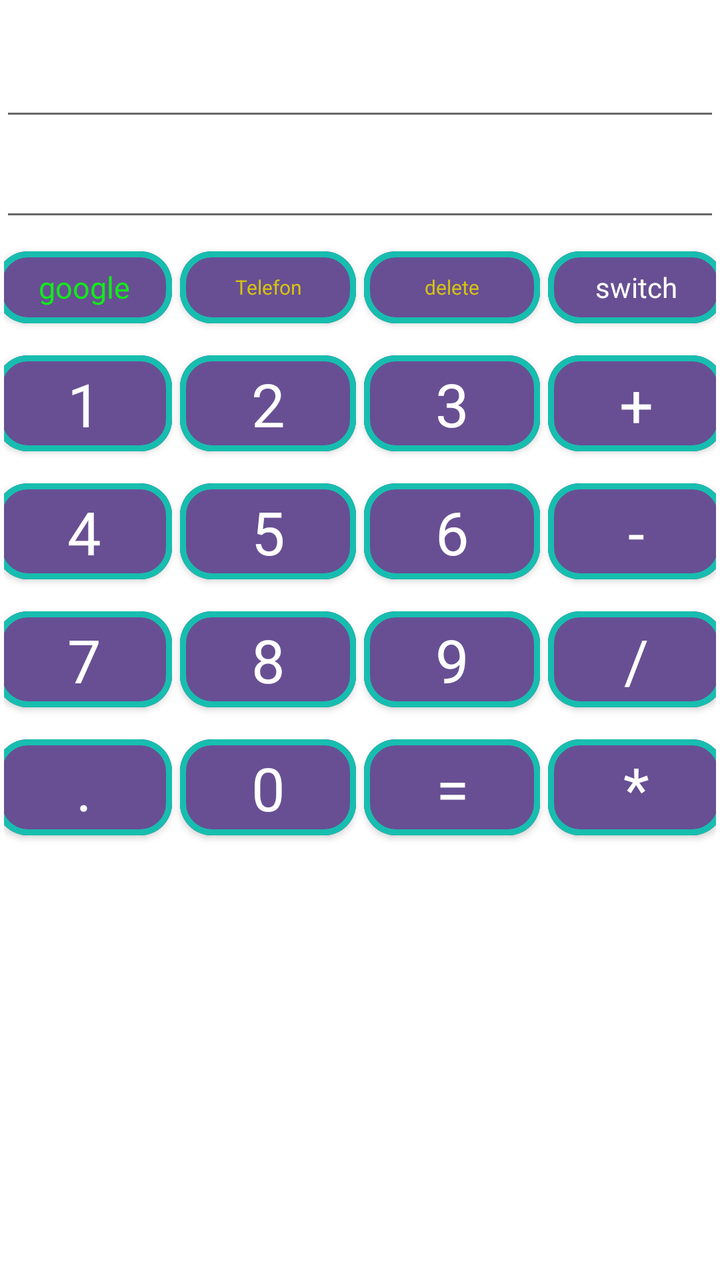
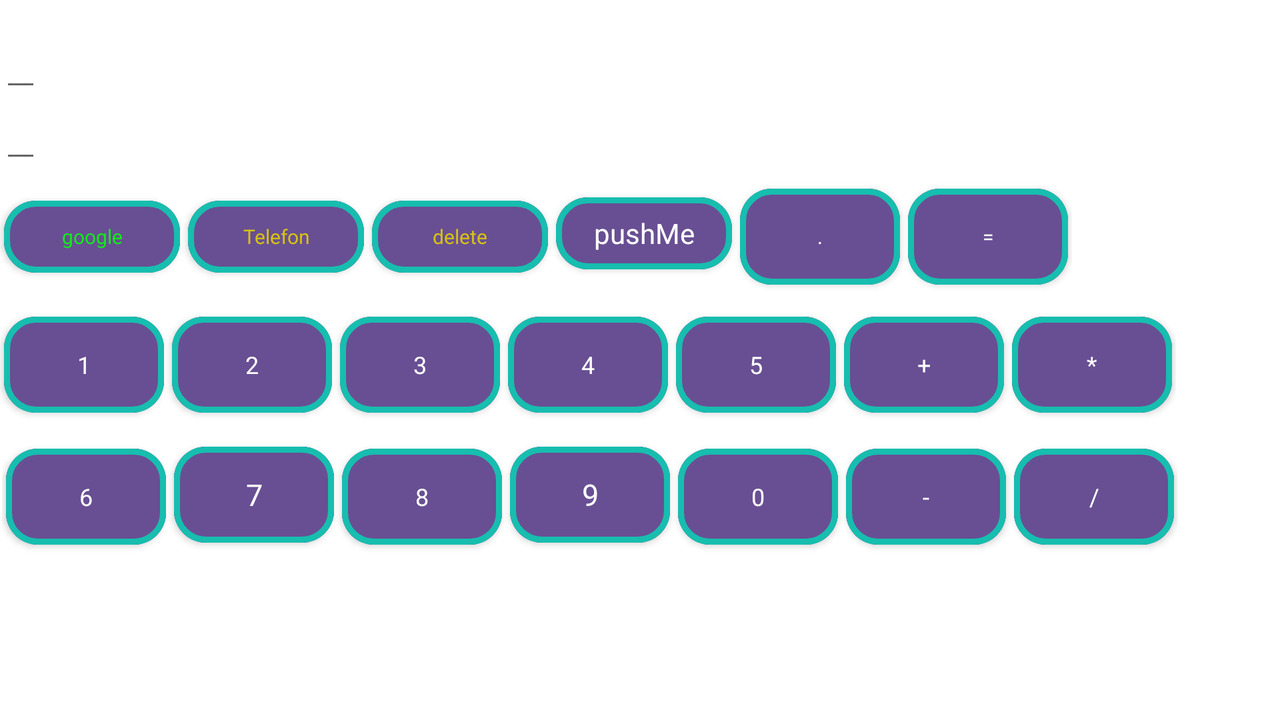

One screen, two layout resources from the same app: the default and the repository's alternative for another configuration. Each is rendered where Android would select it; the XML of both is given below.
<!-- AndroidManifest.xml: activity theme Theme.SwitchTheme -->
<!-- res/layout/activity_main.xml -->
<?xml version="1.0" encoding="utf-8"?>
<LinearLayout
    xmlns:android="http://schemas.android.com/apk/res/android"
    xmlns:app="http://schemas.android.com/apk/res-auto"
    xmlns:tools="http://schemas.android.com/tools"
    android:layout_width="match_parent"
    android:layout_height="match_parent"
    android:orientation="vertical">

    <EditText
        android:id="@+id/display1"
        android:layout_width="match_parent"
        android:layout_height="wrap_content"
        android:textColor="@color/display_text"
        android:textSize="@dimen/greetings_string_size"
        />

    <EditText
        android:padding="@dimen/cardview_compat_inset_shadow"
        android:id="@+id/display2"
        android:layout_width="match_parent"
        android:layout_height="wrap_content"
        android:textColor="@color/display_text"
        android:textSize="@dimen/greetings_string_size"
        />

    <TableLayout
        android:layout_margin="@dimen/default_margin"
        android:id="@+id/TableLayout01"
        android:layout_width="match_parent"
        android:layout_height="wrap_content"
        android:gravity="center">

        <TableRow
            android:id="@+id/TableRow05"
            android:layout_width="match_parent"
            android:layout_height="wrap_content"
            android:gravity="center">
            <com.google.android.material.button.MaterialButton
                android:id="@+id/key_Universal"
                android:textColor="#12EA1B"
                android:layout_width="wrap_content"
                android:layout_height="wrap_content"
                style="@style/ThemeDay"
                android:text="google"
                android:textSize="15sp" />
            <com.google.android.material.button.MaterialButton
                android:id="@+id/key_tel"
                android:textColor="#D6C213"
                android:layout_width="match_parent"
                android:layout_height="wrap_content"
                style="@style/ThemeDay"
                android:text="Telefon"
                android:textSize="10sp" />

            <com.google.android.material.button.MaterialButton
                android:id="@+id/key_C"
                android:textColor="#D6C213"
                android:layout_width="match_parent"
                android:layout_height="wrap_content"
                style="@style/ThemeDay"
                android:text="@string/c"
                android:textSize="10sp" />

            <com.google.android.material.button.MaterialButton
                android:id="@+id/childButton"
                android:layout_width="wrap_content"
                android:layout_height="wrap_content"
                style="@style/ThemeDay"
                android:text="switch"/>



        </TableRow>

        <TableRow
            android:id="@+id/TableRow01"
            android:layout_width="fill_parent"
            android:layout_height="wrap_content"
            android:gravity="center">
            <com.google.android.material.button.MaterialButton
                android:id="@+id/key_1"
                style="@style/ThemeDay"
                android:text="@string/_1"
                android:textSize="30sp"
                />

            <com.google.android.material.button.MaterialButton
                android:id="@+id/key_2"
                style="@style/ThemeDay"
                android:text="@string/_2"
                android:textSize="30sp"/>

            <com.google.android.material.button.MaterialButton
                android:id="@+id/key_3"
                style="@style/ThemeDay"
                android:text="@string/_3"
                android:textSize="30sp"/>

            <com.google.android.material.button.MaterialButton
                android:id="@+id/key_plus"
                style="@style/ThemeDay"
                android:text="@string/plus"
                android:textSize="30sp"/>
        </TableRow>

        <TableRow
            android:id="@+id/TableRow02"
            android:layout_width="fill_parent"
            android:layout_height="wrap_content"
            android:gravity="center">

            <com.google.android.material.button.MaterialButton
                android:id="@+id/key_4"
                style="@style/ThemeDay"
                android:text="@string/_4"
                android:textSize="30sp"/>

            <com.google.android.material.button.MaterialButton
                android:id="@+id/key_5"
                style="@style/ThemeDay"
                android:text="@string/_5"
                android:textSize="30sp"/>

            <com.google.android.material.button.MaterialButton
                android:id="@+id/key_6"
                style="@style/ThemeDay"
                android:text="@string/_6"
                android:textSize="30sp"/>

            <com.google.android.material.button.MaterialButton
                android:id="@+id/key_minus"
                style="@style/ThemeDay"
                android:text="@string/minus"
                android:textSize="30sp"/>
        </TableRow>

        <TableRow
            android:id="@+id/TableRow03"
            android:layout_width="match_parent"
            android:layout_height="match_parent"
            android:gravity="center">

            <com.google.android.material.button.MaterialButton
                android:id="@+id/key_7"
                style="@style/ThemeDay"
                android:text="@string/_7"
                android:textSize="30sp" />

            <com.google.android.material.button.MaterialButton
                android:id="@+id/key_8"
                style="@style/ThemeDay"
                android:text="@string/_8"
                android:textSize="30sp" />

            <com.google.android.material.button.MaterialButton
                android:id="@+id/key_9"
                style="@style/ThemeDay"
                android:text="@string/_9"
                android:textSize="30sp" />

            <com.google.android.material.button.MaterialButton
                android:id="@+id/key_divide"
                style="@style/ThemeDay"
                android:text="@string/divide"
                android:textSize="30sp" />
        </TableRow>

        <TableRow
            android:id="@+id/TableRow04"
            android:layout_width="fill_parent"
            android:layout_height="30pt"
            android:gravity="center">

            <com.google.android.material.button.MaterialButton
                android:id="@+id/key_dec"
                style="@style/ThemeDay"
                android:text="@string/point"
                android:textSize="30sp"/>

            <com.google.android.material.button.MaterialButton
                android:id="@+id/key_zero"
                style="@style/ThemeDay"
                android:text="@string/_0"
                android:textSize="30sp" />

            <com.google.android.material.button.MaterialButton
                android:id="@+id/key_equals"
                style="@style/ThemeDay"
                android:text="@string/button12"
                android:textSize="30sp"/>

            <com.google.android.material.button.MaterialButton
                android:id="@+id/key_multy"
                style="@style/ThemeDay"
                android:text="@string/multi"
                android:textSize="30sp"/>

        </TableRow>


    </TableLayout>
    <Space
        android:layout_width="wrap_content"
        android:layout_height="wrap_content"/>

</LinearLayout>
<!-- resources referenced by this layout -->
<resources>
  <color name="display_text">#17BEAF</color>
  <dimen name="default_margin">2dp</dimen>
  <dimen name="greetings_string_size">36sp</dimen>
  <string name="_0">0</string>
  <string name="_1">1</string>
  <string name="_2">2</string>
  <string name="_3">3</string>
  <string name="_4">4</string>
  <string name="_5">5</string>
  <string name="_6">6</string>
  <string name="_7">7</string>
  <string name="_8">8</string>
  <string name="_9">9</string>
  <string name="button12">=</string>
  <string name="c">delete</string>
  <string name="divide">/</string>
  <string name="minus">-</string>
  <string name="multi">*</string>
  <string name="plus">+</string>
  <string name="point">.</string>
  <style name="ThemeDay" parent="Theme.MaterialComponents.Light.DarkActionBar">
          <item name="colorPrimary">#2196F3</item>
          <item name="colorPrimaryDark">#1976D2</item>
          <item name="colorAccent">@color/colorAccent</item>
          <item name="backgroundcolor">#303030</item>
          <item name="android:backgroundTint">#684F93</item>
          <item name="cardbackground">#ffffff</item>
          <item name="textcolor">#808080</item>
          <item name="tintcolor">#000000</item>
          <item name="buttoncolor">#79158A</item>
          <item name="android:windowAnimationStyle">@style/WindowAnimationTransition</item>
  
  
          <item name="android:layout_width">@dimen/calc_button_width</item>
          <item name="android:layout_height">@dimen/calc_button_height</item>
          <item name="android:layout_margin">@dimen/default_margin</item>
          <item name="rippleColor">#D54011</item>
          <item name="cornerRadius">16dp</item>
          <item name="strokeWidth">3dp</item>
          <item name="strokeColor">@color/display_text</item>
  
      </style>
  <style name="Theme.SwitchTheme" parent="Theme.MaterialComponents.DayNight.DarkActionBar">
          
          <item name="colorPrimary">@color/purple_500</item>
          <item name="colorPrimaryVariant">@color/purple_700</item>
          <item name="colorOnPrimary">@color/white</item>
          
          <item name="colorSecondary">@color/teal_200</item>
          <item name="colorSecondaryVariant">@color/teal_700</item>
          <item name="colorOnSecondary">@color/black</item>
          
          <item name="android:statusBarColor" tools:targetApi="l">?attr/colorPrimaryVariant</item>
          
      </style>
  <color name="colorAccent">#FF4081</color>
  <style name="WindowAnimationTransition">
          <item name="android:windowEnterAnimation">@android:anim/fade_in</item>
          <item name="android:windowExitAnimation">@android:anim/fade_out</item>
      </style>
  <dimen name="calc_button_width">80dp</dimen>
  <dimen name="calc_button_height">60dp</dimen>
  <color name="purple_500">#FF6200EE</color>
  <color name="purple_700">#FF3700B3</color>
  <color name="white">#FFFFFFFF</color>
  <color name="teal_200">#FF03DAC5</color>
  <color name="teal_700">#FF018786</color>
  <color name="black">#FF000000</color>
</resources>
<!-- res/layout-land/activity_main.xml (the repository's variant of the layout above) -->
<!-- drawn on the phone turned sideways -->
<?xml version="1.0" encoding="utf-8"?>
<LinearLayout xmlns:android="http://schemas.android.com/apk/res/android"
    android:layout_width="match_parent"
    android:layout_height="match_parent"
    android:orientation="vertical"
    android:gravity="top">

    <EditText
        android:id="@+id/display1"
        android:layout_width="wrap_content"
        android:layout_height="wrap_content"
        android:textColor="@color/display_text"
        android:textSize="25sp" />

    <EditText
        android:id="@+id/display2"
        android:layout_width="wrap_content"
        android:layout_height="wrap_content"
        android:padding="@dimen/cardview_compat_inset_shadow"
        android:textColor="@color/display_text"
        android:textSize="25sp" />


    <LinearLayout
        android:id="@+id/TableRow05"
        android:layout_width="wrap_content"
        android:layout_height="wrap_content"
        android:orientation="horizontal">

        <com.google.android.material.button.MaterialButton
            android:id="@+id/key_Universal"
            style="@style/ThemeDay"
            android:layout_width="wrap_content"
            android:layout_height="wrap_content"
            android:text="google"
            android:textColor="#12EA1B"
            android:textSize="10sp" />

        <com.google.android.material.button.MaterialButton
            android:id="@+id/key_tel"
            style="@style/ThemeDay"
            android:layout_width="wrap_content"
            android:layout_height="wrap_content"
            android:text="Telefon"
            android:textColor="#D6C213"
            android:textSize="10sp" />

        <com.google.android.material.button.MaterialButton
            android:id="@+id/key_C"
            style="@style/ThemeDay"
            android:layout_width="wrap_content"
            android:layout_height="wrap_content"
            android:text="@string/c"
            android:textColor="#D6C213"
            android:textSize="10sp" />

        <com.google.android.material.button.MaterialButton
            android:id="@+id/childButton"
            style="@style/ThemeDay"
            android:layout_width="wrap_content"
            android:layout_height="wrap_content"
            android:text="pushMe" />

        <com.google.android.material.button.MaterialButton
            android:id="@+id/key_dec"
            style="@style/ThemeDay"
            android:text="@string/point"
            android:textSize="10sp" />

        <com.google.android.material.button.MaterialButton
            android:id="@+id/key_equals"
            style="@style/ThemeDay"
            android:text="@string/button12"
            android:textSize="10sp" />


    </LinearLayout>

    <LinearLayout
        android:id="@+id/TableRow01"
        android:layout_width="wrap_content"
        android:layout_height="wrap_content"
        android:orientation="horizontal">

        <com.google.android.material.button.MaterialButton
            android:id="@+id/key_1"
            style="@style/ThemeDay"
            android:text="@string/_1"
            android:textSize="12sp" />

        <com.google.android.material.button.MaterialButton
            android:id="@+id/key_2"
            style="@style/ThemeDay"
            android:text="@string/_2"
            android:textSize="12sp" />

        <com.google.android.material.button.MaterialButton
            android:id="@+id/key_3"
            style="@style/ThemeDay"
            android:text="@string/_3"
            android:textSize="12sp" />

        <com.google.android.material.button.MaterialButton
            android:id="@+id/key_4"
            style="@style/ThemeDay"
            android:text="@string/_4"
            android:textSize="12sp" />

        <com.google.android.material.button.MaterialButton
            android:id="@+id/key_5"
            style="@style/ThemeDay"
            android:text="@string/_5"
            android:textSize="12sp" />

        <com.google.android.material.button.MaterialButton
            android:id="@+id/key_plus"
            style="@style/ThemeDay"
            android:text="@string/plus"
            android:textSize="12sp" />

        <com.google.android.material.button.MaterialButton
            android:id="@+id/key_multy"
            style="@style/ThemeDay"
            android:text="@string/multi"
            android:textSize="12sp" />
    </LinearLayout>

    <LinearLayout
        android:id="@+id/TableRow02"
        android:layout_width="wrap_content"
        android:layout_height="wrap_content"
        android:orientation="horizontal"
        android:layout_margin="1dp">

        <com.google.android.material.button.MaterialButton
            android:id="@+id/key_6"
            style="@style/ThemeDay"
            android:text="@string/_6"
            android:textSize="12sp" />

        <com.google.android.material.button.MaterialButton
            android:id="@+id/key_7"
            style="@style/ThemeDay"
            android:text="@string/_7"
            android:textSize="15sp" />

        <com.google.android.material.button.MaterialButton
            android:id="@+id/key_8"
            style="@style/ThemeDay"
            android:text="@string/_8"
            android:textSize="12sp" />

        <com.google.android.material.button.MaterialButton
            android:id="@+id/key_9"
            style="@style/ThemeDay"
            android:text="@string/_9"
            android:textSize="15sp" />

        <com.google.android.material.button.MaterialButton
            android:id="@+id/key_zero"
            style="@style/ThemeDay"
            android:text="@string/_0"
            android:textSize="12sp" />

        <com.google.android.material.button.MaterialButton
            android:id="@+id/key_minus"
            style="@style/ThemeDay"
            android:text="@string/minus"
            android:textSize="12sp" />

        <com.google.android.material.button.MaterialButton
            android:id="@+id/key_divide"
            style="@style/ThemeDay"
            android:text="@string/divide"
            android:textSize="12sp" />
    </LinearLayout>


</LinearLayout>
<!-- resources referenced by the variant -->
<!-- as the phone turned sideways resolves them -->
<resources>
  <color name="display_text">#17BEAF</color>
  <string name="_0">0</string>
  <string name="_1">1</string>
  <string name="_2">2</string>
  <string name="_3">3</string>
  <string name="_4">4</string>
  <string name="_5">5</string>
  <string name="_6">6</string>
  <string name="_7">7</string>
  <string name="_8">8</string>
  <string name="_9">9</string>
  <string name="button12">=</string>
  <string name="c">delete</string>
  <string name="divide">/</string>
  <string name="minus">-</string>
  <string name="multi">*</string>
  <string name="plus">+</string>
  <string name="point">.</string>
  <style name="ThemeDay" parent="Theme.MaterialComponents.Light.DarkActionBar">
          <item name="colorPrimary">#2196F3</item>
          <item name="colorPrimaryDark">#1976D2</item>
          <item name="colorAccent">@color/colorAccent</item>
          <item name="backgroundcolor">#303030</item>
          <item name="android:backgroundTint">#684F93</item>
          <item name="cardbackground">#ffffff</item>
          <item name="textcolor">#808080</item>
          <item name="tintcolor">#000000</item>
          <item name="buttoncolor">#79158A</item>
          <item name="android:windowAnimationStyle">@style/WindowAnimationTransition</item>
  
  
          <item name="android:layout_width">@dimen/calc_button_width</item>
          <item name="android:layout_height">@dimen/calc_button_height</item>
          <item name="android:layout_margin">@dimen/default_margin</item>
          <item name="rippleColor">#D54011</item>
          <item name="cornerRadius">16dp</item>
          <item name="strokeWidth">3dp</item>
          <item name="strokeColor">@color/display_text</item>
  
      </style>
  <style name="Theme.SwitchTheme" parent="Theme.MaterialComponents.DayNight.DarkActionBar">
          
          <item name="colorPrimary">@color/purple_500</item>
          <item name="colorPrimaryVariant">@color/purple_700</item>
          <item name="colorOnPrimary">@color/white</item>
          
          <item name="colorSecondary">@color/teal_200</item>
          <item name="colorSecondaryVariant">@color/teal_700</item>
          <item name="colorOnSecondary">@color/black</item>
          
          <item name="android:statusBarColor" tools:targetApi="l">?attr/colorPrimaryVariant</item>
          
      </style>
  <color name="colorAccent">#FF4081</color>
  <style name="WindowAnimationTransition">
          <item name="android:windowEnterAnimation">@android:anim/fade_in</item>
          <item name="android:windowExitAnimation">@android:anim/fade_out</item>
      </style>
  <dimen name="calc_button_width">80dp</dimen>
  <dimen name="calc_button_height">60dp</dimen>
  <dimen name="default_margin">2dp</dimen>
  <color name="purple_500">#FF6200EE</color>
  <color name="purple_700">#FF3700B3</color>
  <color name="white">#FFFFFFFF</color>
  <color name="teal_200">#FF03DAC5</color>
  <color name="teal_700">#FF018786</color>
  <color name="black">#FF000000</color>
</resources>
